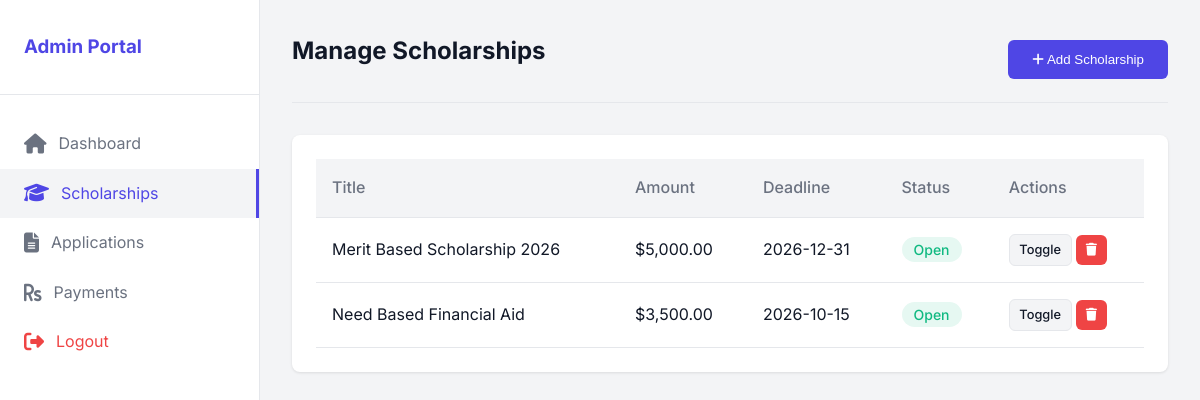
Screenshot of /admin/scholarships.php (signed in) with the database file from the repository.
### tables this page shows
CREATE TABLE `scholarships` (
  `id` int(11) NOT NULL AUTO_INCREMENT,
  `title` varchar(200) NOT NULL,
  `description` text NOT NULL,
  `amount` decimal(10,2) NOT NULL,
  `deadline` date NOT NULL,
  `status` enum('Open','Closed') NOT NULL DEFAULT 'Open',
  `created_at` timestamp NOT NULL DEFAULT CURRENT_TIMESTAMP,
  PRIMARY KEY (`id`)
);

### admin/scholarships.php (the view, shortened to what this page needs)
<?php
require_once '../config/db.php';
$scholarships = $pdo->query("SELECT * FROM scholarships ORDER BY created_at DESC")->fetchAll();
?>
<!DOCTYPE html>
<html lang="en">
<head>
    <link rel="stylesheet" href="../assets/css/style.css">
    <link rel="stylesheet" href="https://cdnjs.cloudflare.com/ajax/libs/font-awesome/6.4.0/css/all.min.css">
</head>
<body>
    <div class="dashboard-container">
        <aside class="sidebar">
            <div class="sidebar-header">
                <h3 style="margin:0; color:var(--primary);">Admin Portal</h3>
            </div>
            <nav class="sidebar-nav">
                <a href="index.php" class="nav-link"><i class="fas fa-home"></i> Dashboard</a>
                <a href="scholarships.php" class="nav-link active"><i class="fas fa-graduation-cap"></i> Scholarships</a>
                <a href="applications.php" class="nav-link"><i class="fas fa-file-alt"></i> Applications</a>
                <a href="payments.php" class="nav-link"><i class="fas fa-rupee-sign"></i> Payments</a>
                <a href="../logout.php" class="nav-link" style="margin-top: auto; color: var(--danger);"><i class="fas fa-sign-out-alt"></i> Logout</a>
            </nav>
        </aside>
        <main class="main-content">
            <div class="topbar">
                <h2>Manage Scholarships</h2>
                <button class="btn btn-primary" onclick="document.getElementById('addModal').classList.add('active')">
                    <i class="fas fa-plus"></i> Add Scholarship
                </button>
            </div>
            <div class="card">
                <div class="table-container">
                    <table>
                        <thead>
                            <tr>
                                <th>Title</th>
                                <th>Amount</th>
                                <th>Deadline</th>
                                <th>Status</th>
                                <th>Actions</th>
                            </tr>
                        </thead>
                        <tbody>
                            <?php foreach($scholarships as $row): ?>
                            <tr>
                                <td><?php echo htmlspecialchars($row['title']); ?></td>
                                <td>$<?php echo number_format($row['amount'], 2); ?></td>
                                <td><?php echo htmlspecialchars($row['deadline']); ?></td>
                                <td>
                                    <?php if($row['status'] == 'Open'): ?>
                                        <span class="badge badge-approved">Open</span>
                                    <?php else: ?>
                                        <span class="badge badge-rejected">Closed</span>
                                    <?php endif; ?>
                                </td>
                                <td>
                                    <a href="?action=toggle&id=<?php echo $row['id']; ?>" class="btn btn-secondary" style="padding: 0.3rem 0.6rem; font-size: 0.8rem;">
                                        Toggle
                                    </a>
                                    <a href="?action=delete&id=<?php echo $row['id']; ?>" class="btn btn-danger" style="padding: 0.3rem 0.6rem; font-size: 0.8rem;" onclick="return confirm('Delete this scholarship?');">
                                        <i class="fas fa-trash"></i>
                                    </a>
                                </td>
                            </tr>
                            <?php endforeach; ?>
                        </tbody>
                    </table>
                </div>
            </div>
        </main>
    </div>
</body>
</html>

### assets/css/style.css (style rules this page uses)
:root { --primary: #4F46E5; --primary-hover: #4338CA; --secondary: #10B981; --dark: #111827; --light: #F3F4F6; --white: #FFFFFF; --gray: #6B7280; --border: #E5E7EB; --success: #10B981; --warning: #F59E0B; --danger: #EF4444; --info: #3B82F6; --font-family: 'Inter', system-ui, -apple-system, sans-serif; }
* { margin: 0; padding: 0; box-sizing: border-box; }
body { font-family: var(--font-family); background-color: var(--light); color: var(--dark); line-height: 1.6; }
a { text-decoration: none; color: var(--primary); }
h1, h2, h3 { margin-bottom: 1rem; color: var(--dark); }
.dashboard-container { display: flex; min-height: 100vh; }
.sidebar { width: 260px; background-color: var(--white); border-right: 1px solid var(--border); display: flex; flex-direction: column; position: fixed; height: 100vh; transition: transform 0.3s ease; }
.sidebar-header { padding: 2rem 1.5rem; border-bottom: 1px solid var(--border); }
.sidebar-nav { flex: 1; padding: 1.5rem 0; }
.nav-link { display: flex; align-items: center; padding: 0.75rem 1.5rem; color: var(--gray); transition: all 0.2s; }
.nav-link:hover, .nav-link.active { background-color: var(--light); color: var(--primary); border-right: 3px solid var(--primary); }
.nav-link i { margin-right: 0.75rem; font-size: 1.25rem; }
.main-content { flex: 1; margin-left: 260px; padding: 2rem; min-height: 100vh; }
.topbar { display: flex; justify-content: space-between; align-items: center; margin-bottom: 2rem; padding-bottom: 1rem; border-bottom: 1px solid var(--border); }
.card { background: var(--white); border-radius: 0.5rem; box-shadow: 0 1px 3px rgba(0,0,0,0.1); padding: 1.5rem; margin-bottom: 1.5rem; }
.btn { display: inline-block; padding: 0.75rem 1.5rem; border-radius: 0.375rem; font-weight: 500; text-align: center; cursor: pointer; border: none; transition: background-color 0.2s; }
.btn-primary { background-color: var(--primary); color: var(--white); }
.btn-secondary { background-color: var(--light); color: var(--dark); border: 1px solid var(--border); }
.btn-danger { background-color: var(--danger); color: var(--white); }
.table-container { overflow-x: auto; }
table { width: 100%; border-collapse: collapse; }
th, td { padding: 1rem; text-align: left; border-bottom: 1px solid var(--border); }
th { font-weight: 500; color: var(--gray); background-color: var(--light); }
.badge { padding: 0.25rem 0.75rem; border-radius: 9999px; font-size: 0.875rem; font-weight: 500; }
.badge-approved { background-color: rgba(16, 185, 129, 0.1); color: var(--success); }

### rows the page displays
scholarships: title "Merit Based Scholarship 2026", amount "5,000.00", deadline "2026-12-31", status "Open"
scholarships: title "Need Based Financial Aid", amount "3,500.00", deadline "2026-10-15", status "Open"
